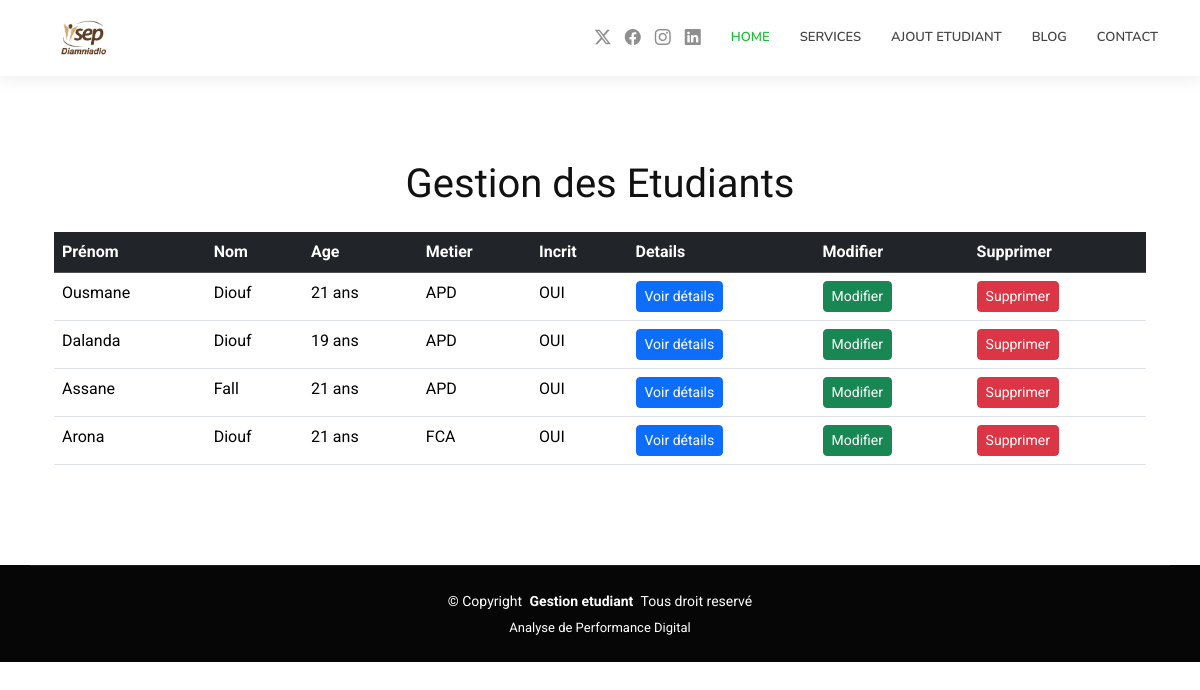
The page / on the database its author committed.
### etudiant/models.py (models this page shows, shortened)
class Etudiant(models.Model):
    METIER=[('APD','APD'),('DFE','DFE'),('FCA','FCA')]
    nom= models.CharField(max_length=20)
    prenom=models.CharField(max_length=20)
    age=models.PositiveIntegerField()
    metier=models.CharField(max_length=20, choices=METIER)
    est_inscrit=models.BooleanField()
    create_at =models.DateTimeField(auto_now_add=True)

### etudiant/views.py (the view)
# urls.py: path('', index, name='index'),
def index(request):
    etudiant=Etudiant.objects.all().order_by('create_at')
    return render(request, 'etudiant/index.html',{'etudiant':etudiant})

### etudiant/templates/etudiant/index.html (shortened to what this page needs)
{% extends 'etudiant/base.html' %}
{% load static %}
{% block content %}
<section>
  <h1 class="container text-center">Gestion des Etudiants</h1>
  <div class="container mt-4">
    <table class="table">
      <thead class="table-dark">
        <tr>
          <th scope="col">Prénom</th>
          <th scope="col">Nom</th>
          <th scope="col">Age</th>
          <th scope="col">Metier</th>
          <th scope="col">Incrit</th>
          <th scope="col">Details</th>
          <th scope="col">Modifier</th>
          <th scope="col">Supprimer</th>
        </tr>
      </thead>
      <tbody>
        {% for etd in etudiant %}
        <tr>
          <td>{{ etd.prenom }}</td>
          <td>{{ etd.nom }}</td>
          <td>{{ etd.age }} ans</td>
          <td>{{ etd.metier }}</td>
          {% if etd.est_inscrit %}
            <td>OUI</td>
          {% else %}
            <td>NON</td>
          {% endif %}
          <td> <a href="{% url 'details' etd.id %}" class="btn btn-primary btn-sm">Voir détails</a></td>
          <td> <a href="{% url 'modifier' etd.id %}" class="btn btn-success btn-sm">Modifier</a></td>
          <td> <a href="{% url 'supprimer' etd.id %}" class="btn btn-danger btn-sm">Supprimer</a></td>
        </tr>
        {% endfor %}
      </tbody>
    </table>
  </div>
</section>
{% endblock %}

### static/css/main.css (style rules this page uses)
:root { --default-font: "Roboto", system-ui, -apple-system, "Segoe UI", Roboto, "Helvetica Neue", Arial, "Noto Sans", "Liberation Sans", sans-serif, "Apple Color Emoji", "Segoe UI Emoji", "Segoe UI Symbol", "Noto Color Emoji"; --heading-font: "Raleway", sans-serif; --nav-font: "Nunito", sans-serif; }
:root { --background-color: #ffffff; --default-color: #444444; --heading-color: #111111; --accent-color: #1bbd36; --surface-color: #ffffff; --contrast-color: #ffffff; }
:root { --nav-color: #444444; --nav-hover-color: #1bbd36; --nav-mobile-background-color: #ffffff; --nav-dropdown-background-color: #ffffff; --nav-dropdown-color: #444444; --nav-dropdown-hover-color: #1bbd36; }
:root { scroll-behavior: smooth; }
body { color: var(--default-color); background-color: var(--background-color); font-family: var(--default-font); }
a { color: var(--accent-color); text-decoration: none; transition: 0.3s; }
h1, h2, h3, h4, h5, h6 { color: var(--heading-color); font-family: var(--heading-font); }
section, .section { color: var(--default-color); background-color: var(--background-color); padding: 60px 0; scroll-margin-top: 100px; overflow: clip; }

### rows shown on the page
Etudiant: prenom "Ousmane", nom "Diouf", age "21", metier "APD", est_inscrit "OUI"
Etudiant: prenom "Dalanda", nom "Diouf", age "19", metier "APD", est_inscrit "OUI"
Etudiant: prenom "Assane", nom "Fall", age "21", metier "APD", est_inscrit "OUI"
Etudiant: prenom "Arona", nom "Diouf", age "21", metier "FCA", est_inscrit "OUI"
